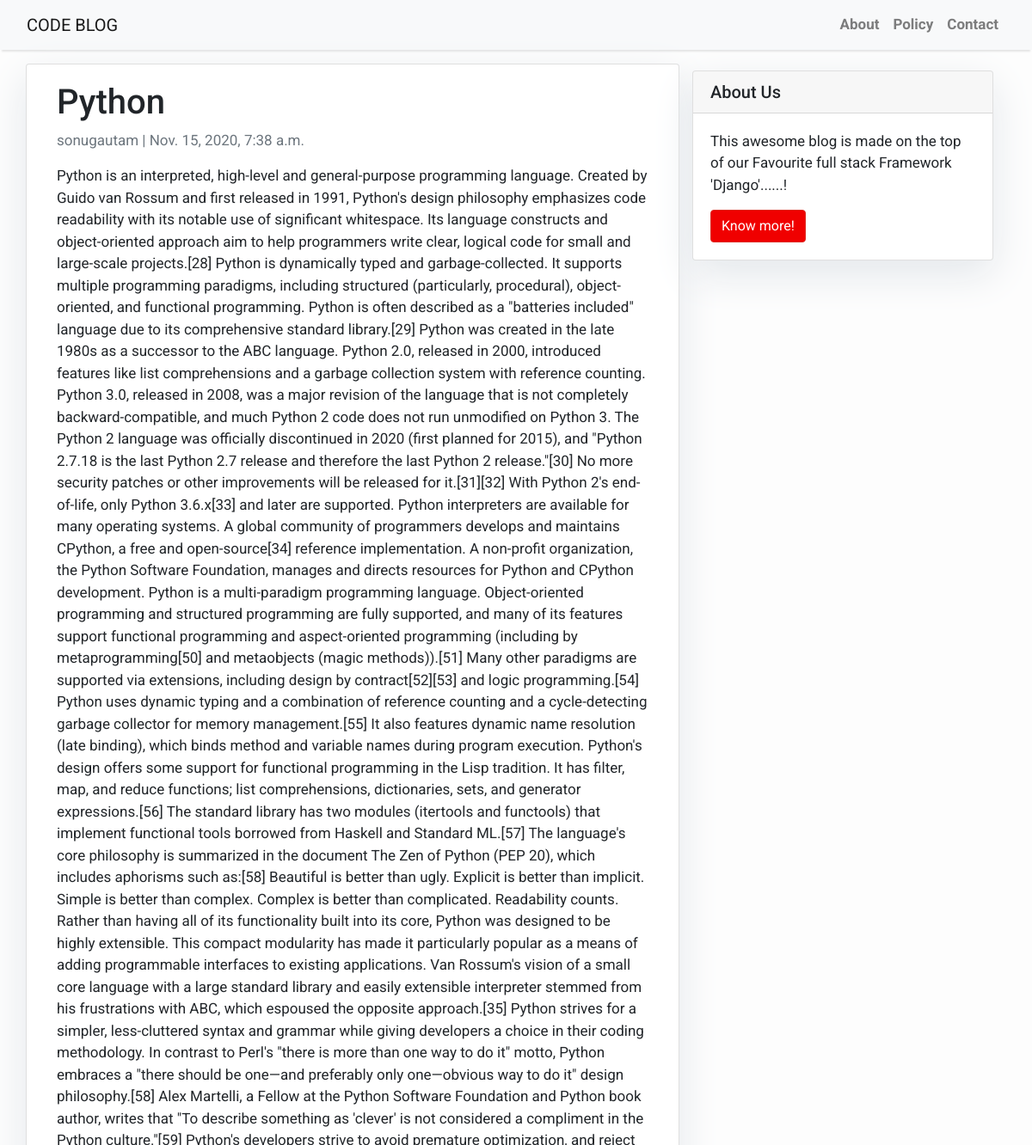
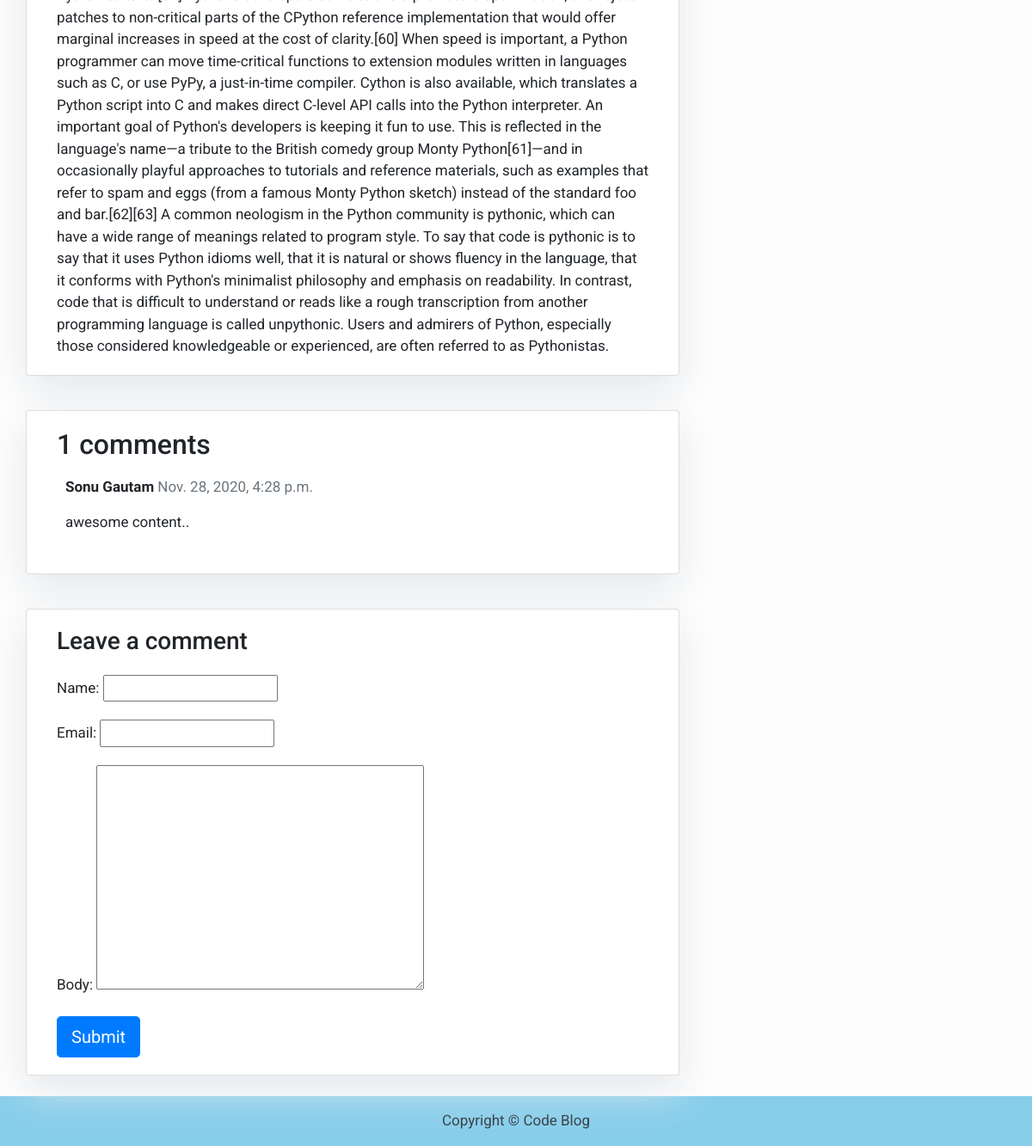
Page /python/ on the committed database (2 pictures, top to bottom).
### blog/models.py (models this page shows, shortened)
class Post(models.Model):
    title=models.CharField(max_length=400,unique=True)
    slug=models.SlugField(max_length=300,unique=True)
    author = models.ForeignKey(User, on_delete= models.CASCADE,related_name='blog_posts')
    content=models.TextField()
    created_on=models.DateTimeField(auto_now_add=True)
    updated_on=models.DateTimeField(auto_now=True)
    status = models.IntegerField(choices=STATUS, default=0)
    class Meta:
        ordering=['-created_on']

class Comment(models.Model):
    post=models.ForeignKey(Post,on_delete=models.CASCADE,related_name='comments')  #many to one relationship with post model
    name = models.CharField(max_length=80)
    email = models.EmailField()
    body = models.TextField()
    created_on = models.DateTimeField(auto_now_add=True)
    active = models.BooleanField(default=False)
    class Meta:
        ordering=['created_on']

### blog/views.py (the view)
# urls.py: path('<slug:slug>/', views.post_detail, name='post_detail')
def post_detail(request, slug):
    template_name = 'post_detail.html'
    post = get_object_or_404(Post, slug=slug)
    comments = post.comments.filter(active=True)
    new_comment = None
    if request.method == 'POST':
        comment_form = CommentForm(data=request.POST)
        if comment_form.is_valid():
            new_comment = comment_form.save(commit=False)
            new_comment.post = post
            new_comment.save()
    else:
        comment_form = CommentForm()
    return render(request, template_name, {'post': post,
                                           'comments': comments,
                                           'new_comment': new_comment,
                                           'comment_form': comment_form})

### blog/forms.py
class CommentForm(forms.ModelForm):
    class Meta:
        model=Comment
        fields=('name','email','body')

### templates/post_detail.html (shortened to what this page needs)
{% extends 'base.html' %} {% block content %}
{% load crispy_forms_tags %}
<div class="container">
  <div class="row">
    <div class="col-md-8 card mb-4  mt-3 left  top">
      <div class="card-body">
        <h1>{% block title %} {{ post.title }} {% endblock title %}</h1>
        <p class=" text-muted">{{ post.author }} | {{ post.created_on }}</p>
        <p class="card-text ">{{ post.content | safe }}</p>
      </div>
    </div>
    {% block sidebar %} {% include 'sidebar.html' %} {% endblock sidebar %}
    <div class="col-md-8 card mb-4  mt-3 ">
      <div class="card-body">
        <h2>{{ comments.count }} comments</h2>
        {% for comment in comments %}
        <div class="comments" style="padding: 10px;">
          <p class="font-weight-bold">
            {{ comment.name }}
            <span class=" text-muted font-weight-normal">
              {{ comment.created_on }}
            </span>
          </p>
          {{ comment.body | linebreaks }}
        </div>
        {% endfor %}
      </div>
    </div>
    <div class="col-md-8 card mb-4  mt-3 ">
      <div class="card-body">
        {% if new_comment %}
        <div class="alert alert-success" role="alert">
          Your comment is awaiting moderation
        </div>
        {% else %}
        <h3>Leave a comment</h3>
        <form method="post" style="margin-top: 1.3em;">
          {{ comment_form.as_p }}
          <button type="submit" class="btn btn-primary  btn-lg">Submit</button>
        </form>
        {% endif %}
      </div>
    </div>
  </div>
</div>
{% endblock content %}

### templates/base.html (style rules this page uses)
body { font-family: "Roboto", sans-serif; font-size: 17px; background-color: #fdfdfd; }
.card { box-shadow: 0 16px 48px #E3E7EB; }

### templates/sidebar.html (style rules this page uses)
.card { box-shadow: 0 16px 48px #E3E7EB; }

### rows in the picture
Post: title "Python", author "sonugautam", created_on "Nov. 15, 2020, 7:38 a.m.", content "Python is an interpreted, high-level and general-purpose programming language. Created by Guido van Rossum and first released in 1991, Python's design philosophy emphasizes code readability with its notable use of significant whitespace. Its language constructs and object-oriented approach aim to help programmers write clear, logical code for small and large-scale projects.[28] Python is dynamically typed and garbage-collected. It supports multiple programming paradigms, including structured (particularly, procedural), object-oriented, and functional programming. Python is often described as a \"batteries included\" language due to its comprehensive standard library.[29] Python was created in…"
Comment: name "Sonu Gautam", created_on "Nov. 28, 2020, 4:28 p.m.", body "awesome content.."

### other values in the picture
{{ comments.count }} "1"
